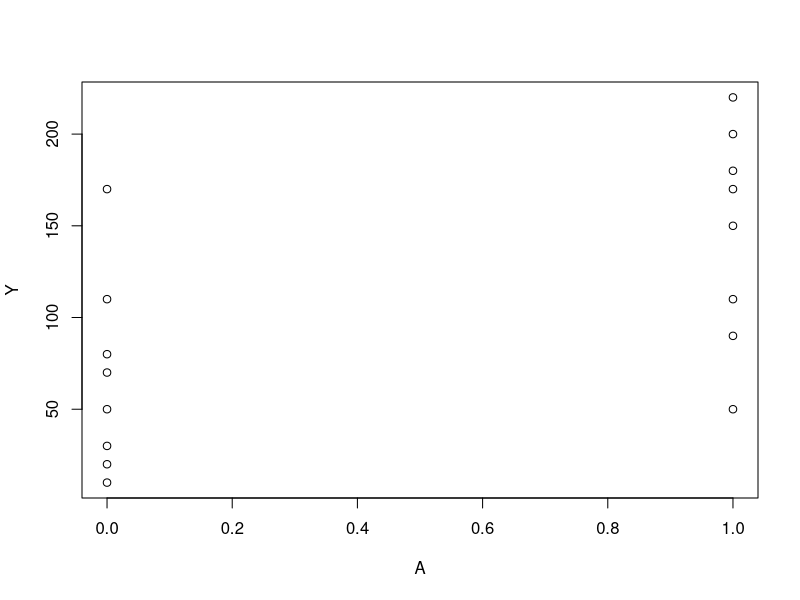
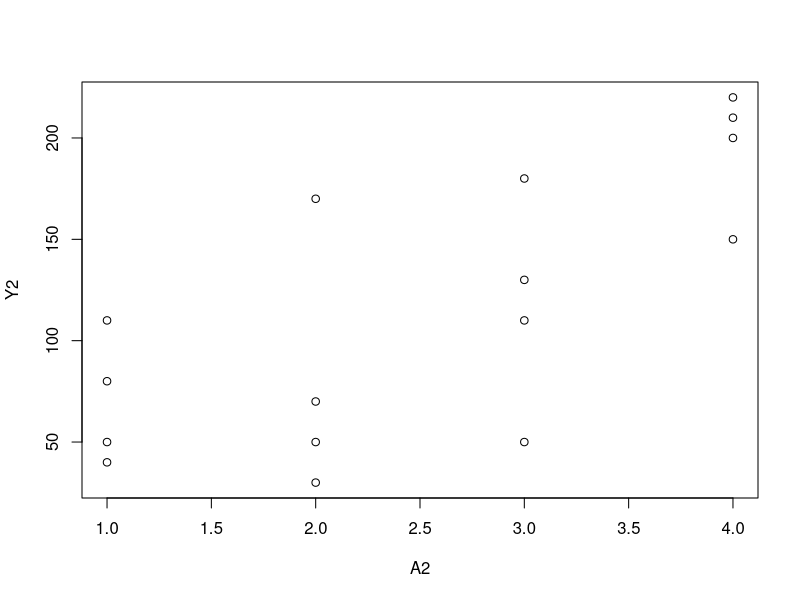
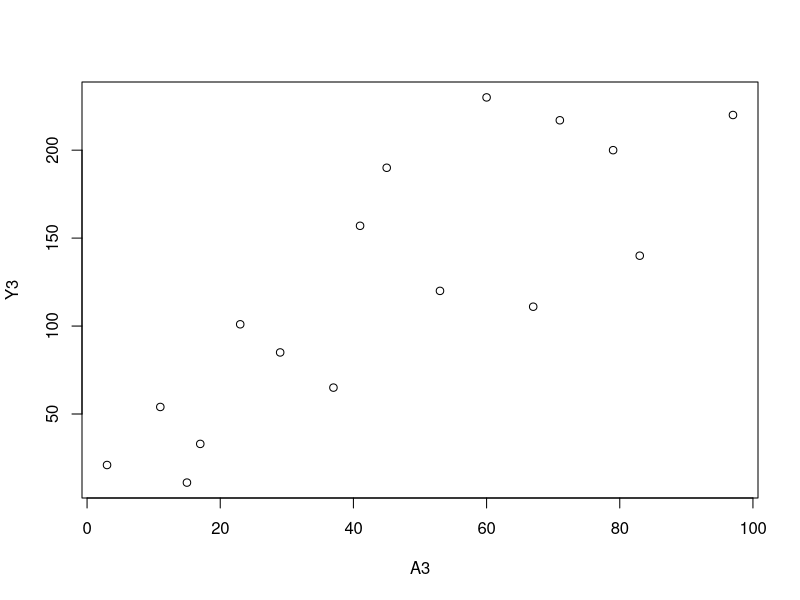

Recreate these plots in R, in order.
## ---- chunk 1
knitr::opts_chunk$set(collapse = TRUE, comment = '#>')
## ---- chunk 2
A <- c(1, 1, 1, 1, 1, 1, 1, 1, 0, 0, 0, 0, 0, 0, 0, 0)
Y <- c(200, 150, 220, 110, 50, 180, 90, 170, 170, 30,
       70, 110, 80, 50, 10, 20)

plot(A, Y)
summary(Y[A == 0])
summary(Y[A == 1])

A2 <- c(1, 1, 1, 1, 2, 2, 2, 2, 3, 3, 3, 3, 4, 4, 4, 4)
Y2 <- c(110, 80, 50, 40, 170, 30, 70, 50, 110, 50, 180,
        130, 200, 150, 220, 210)

plot(A2, Y2)
summary(Y2[A2 == 1])
summary(Y2[A2 == 2])
summary(Y2[A2 == 3])
summary(Y2[A2 == 4])
## ---- chunk 3
A3 <-
  c(3, 11, 17, 23, 29, 37, 41, 53, 67, 79, 83, 97, 60, 71, 15, 45)
Y3 <-
  c(21, 54, 33, 101, 85, 65, 157, 120, 111, 200, 140, 220, 230, 217,
    11, 190)

plot(Y3 ~ A3)

summary(glm(Y3 ~ A3))
predict(glm(Y3 ~ A3), data.frame(A3 = 90))

summary(glm(Y ~ A))
## ---- chunk 4
Asq <- A3 * A3

mod3 <- glm(Y3 ~ A3 + Asq)
summary(mod3)
predict(mod3, data.frame(cbind(A3 = 90, Asq = 8100)))
